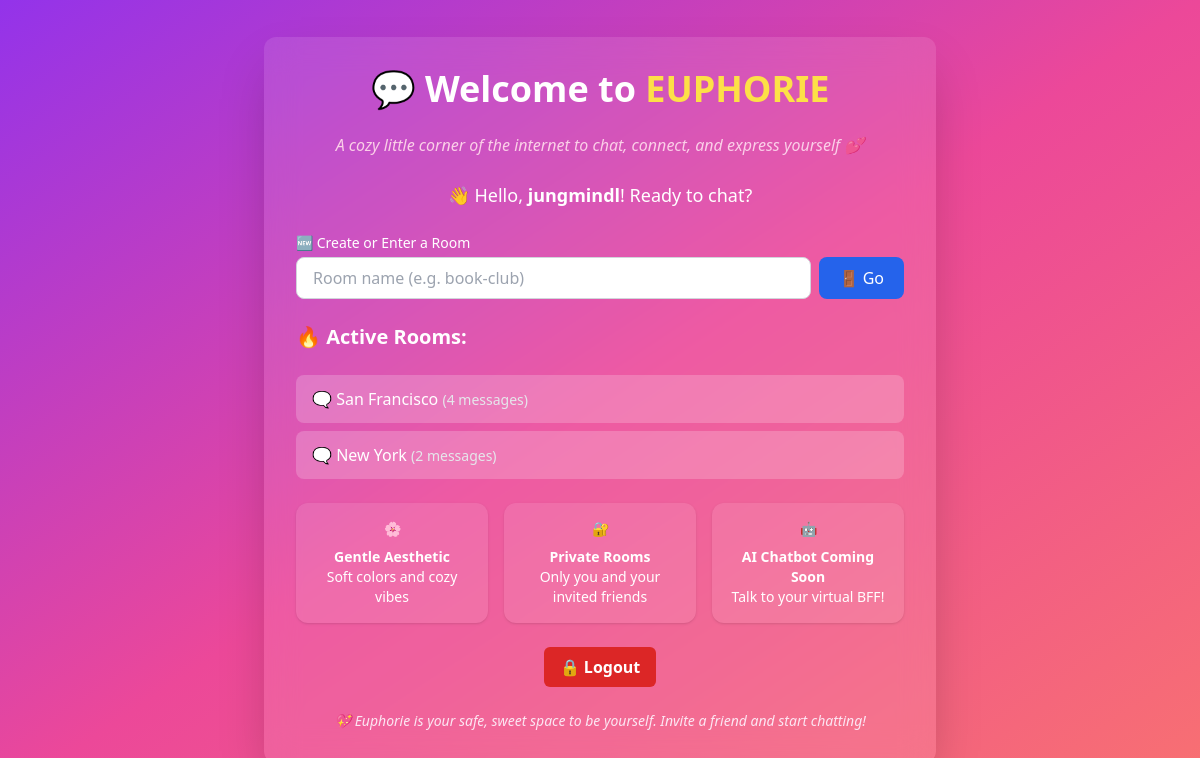
Page / (signed in) on the earlier database version.
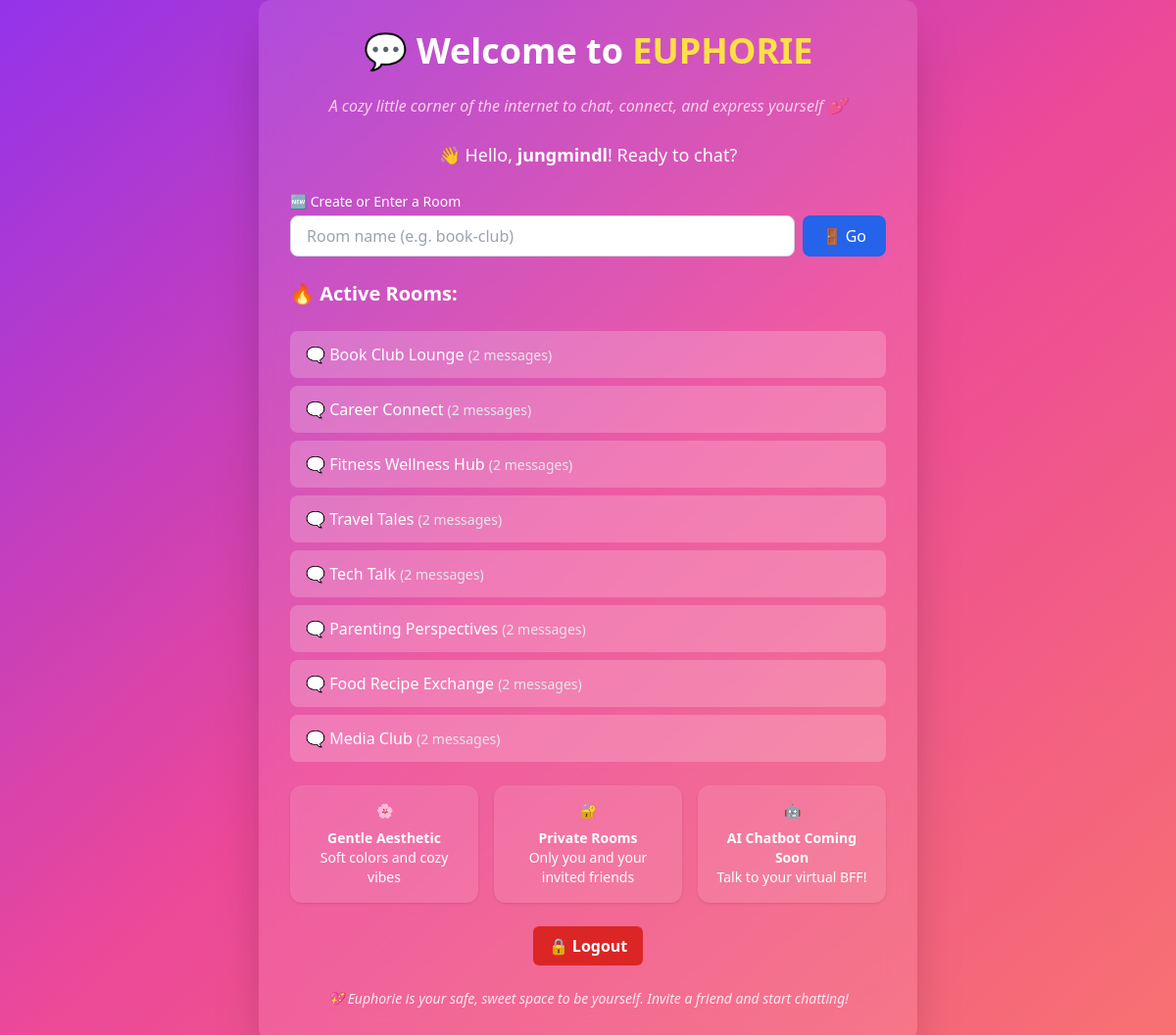
Same page on the later database version.
### chat/models.py (models this page shows, shortened)
class Room(models.Model):
    name = models.SlugField(unique=True)
    creator = models.ForeignKey(User, on_delete=models.CASCADE)
    created_at = models.DateTimeField(auto_now_add=True)

### chat/views.py (the view)
# urls.py: path('', views.index, name='index'),
def index(request):
    all_rooms = Room.objects.annotate(message_count=Count('messages')).order_by('-message_count')
    limit = 1000 if request.user.is_authenticated else 20
    active_rooms = all_rooms[:limit]
    for room in active_rooms:
        room.display_name = room.name.replace('-', ' ').title()
    return render(request, 'chat/index.html', {
        'active_rooms': active_rooms,
        'user': request.user
    })

### chat/templates/chat/index.html (shortened to what this page needs)
<!DOCTYPE html>
<html lang="en">
{% load static %}
<head>
  <script src="https://cdn.tailwindcss.com"></script>
  <link href="https://cdnjs.cloudflare.com/ajax/libs/flowbite/2.3.0/flowbite.min.css" rel="stylesheet" />
</head>
<body class="bg-gradient-to-br from-purple-600 via-pink-500 to-red-400 min-h-screen flex items-center justify-center text-white">
  <div class="bg-white bg-opacity-10 backdrop-blur-lg p-8 rounded-xl shadow-2xl w-full max-w-2xl text-white space-y-6">
    <h1 class="text-4xl font-extrabold text-center">💬 Welcome to <span class="text-yellow-300">EUPHORIE</span></h1>
    <p class="text-center text-pink-200 italic text-md">
      A cozy little corner of the internet to chat, connect, and express yourself 💕
    </p>
    {% if user.is_authenticated %}
      <h2 class="text-lg text-center">👋 Hello, <span class="font-semibold">{{ user.username }}</span>! Ready to chat?</h2>
      <form id="room-form" onsubmit="event.preventDefault(); enterRoom();" class="mb-4">
        <label for="room-name-input" class="block text-sm font-medium text-white mb-1">🆕 Create or Enter a Room</label>
        <div class="flex gap-2">
          <input id="room-name-input" type="text" placeholder="Room name (e.g. book-club)"
                 required class="flex-1 px-4 py-2 border border-gray-300 text-gray-900 rounded-lg focus:ring-2 focus:ring-blue-500 focus:outline-none" />
          <button type="submit" class="px-5 py-2 bg-blue-600 text-white rounded-lg hover:bg-blue-700 transition">
            🚪 Go
          </button>
        </div>
      </form>
    {% endif %}
    <h3 class="text-xl font-semibold">🔥 Active Rooms:</h3>
    <ul id="room-list" class="space-y-2">
      {% for room in active_rooms %}
        <li>
          {% if user.is_authenticated %}
            <a href="{% url 'room' room.name %}" class="block bg-white bg-opacity-20 hover:bg-opacity-30 px-4 py-3 rounded-lg transition">
              🗨️ <span class="font-medium">{{ room.display_name }}</span>
              <span class="text-sm text-gray-200">({{ room.message_count }} messages)</span>
            </a>
          {% endif %}
        </li>
      {% endfor %}
    </ul>
    <div class="grid gap-4 md:grid-cols-3 mt-8 text-sm text-white text-center">
      <div class="bg-white bg-opacity-10 p-4 rounded-xl shadow">
        🌸 <p class="mt-2 font-semibold">Gentle Aesthetic</p>
        <p>Soft colors and cozy vibes</p>
      </div>
      <div class="bg-white bg-opacity-10 p-4 rounded-xl shadow">
        🔐 <p class="mt-2 font-semibold">Private Rooms</p>
        <p>Only you and your invited friends</p>
      </div>
      <div class="bg-white bg-opacity-10 p-4 rounded-xl shadow">
        🤖 <p class="mt-2 font-semibold">AI Chatbot Coming Soon</p>
        <p>Talk to your virtual BFF!</p>
      </div>
    </div>
    {% if user.is_authenticated %}
      <form method="post" action="{% url 'logout' %}" class="text-center mt-6">
        <button type="submit" class="px-4 py-2 bg-red-600 hover:bg-red-700 rounded-md text-white font-semibold">
          🔒 Logout
        </button>
      </form>
    {% endif %}
    <p class="text-center text-pink-100 italic text-sm mt-4">
      💖 Euphorie is your safe, sweet space to be yourself. Invite a friend and start chatting!
    </p>
  </div>
</body>
</html>

Differences in the rows shown:
removed Room: display_name "San Francisco", message_count "4"
removed Room: display_name "New York", message_count "2"
added Room: display_name "Book Club Lounge", message_count "2"
added Room: display_name "Career Connect", message_count "2"
added Room: display_name "Fitness Wellness Hub", message_count "2"
added Room: display_name "Travel Tales", message_count "2"
added Room: display_name "Tech Talk", message_count "2"
added Room: display_name "Parenting Perspectives", message_count "2"
added Room: display_name "Food Recipe Exchange", message_count "2"
added Room: display_name "Media Club", message_count "2"
